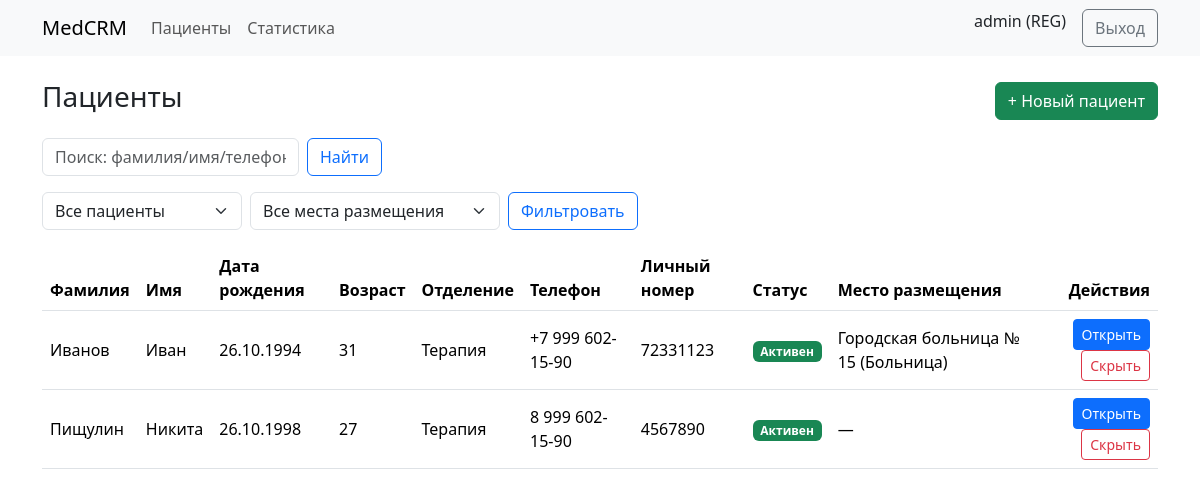
/patients/ (signed in), run on an earlier commit of the app's database.
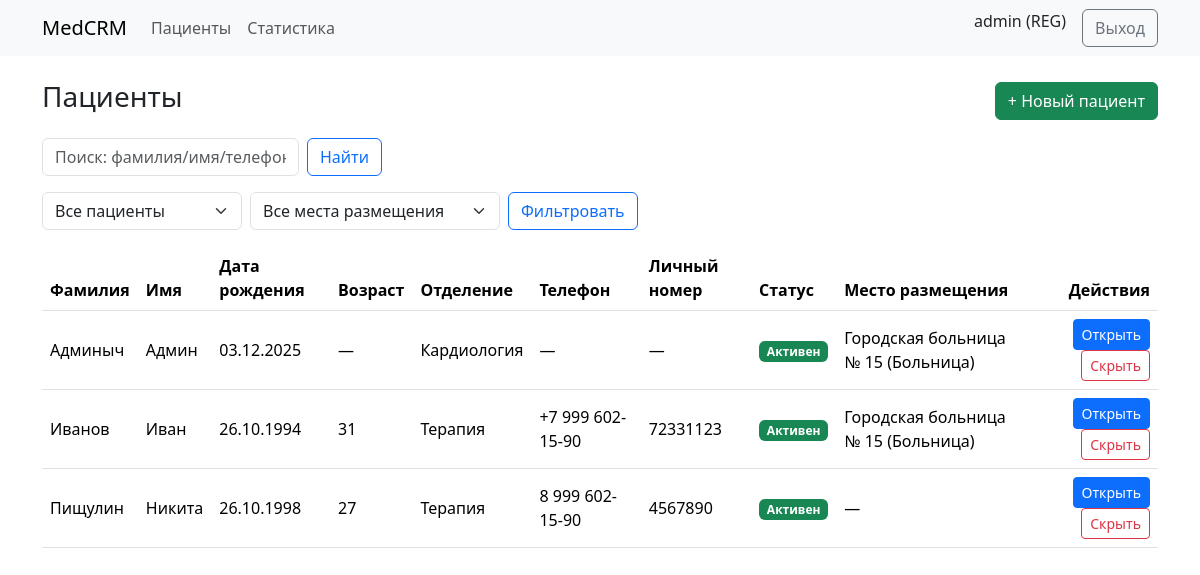
And on a later commit of the database.
### patients/models.py (models this page shows, shortened)
class Patient(models.Model):
    GENDER_CHOICES = [
        ("M", "Муж"),
        ("F", "Жен"),
    ]
    PATIENT_TYPE_CHOICES = [
        ("adult", "Взрослый"),
        ("child", "Ребёнок"),
        ("unknown", "Неопределён"),
    ]
    first_name = models.CharField("Имя", max_length=120)
    last_name = models.CharField("Фамилия", max_length=120)
    middle_name = models.CharField("Отчество", max_length=120, blank=True)
    birth_date = models.DateField("Дата рождения")
    gender = models.CharField("Пол", max_length=1, choices=GENDER_CHOICES)
    patient_type = models.CharField(
        "Тип пациента",
        max_length=10,
        choices = PATIENT_TYPE_CHOICES,
        default = "adult",
    )
    department = models.CharField(
        "Отделение",
        max_length=20,
        choices = DEPARTMENT_CHOICES,
        default = "therapy",
    )
    facility = models.ForeignKey(
        Facility,
        verbose_name="Место размещения",
        on_delete=models.SET_NULL,
        null=True,
        blank=True,
        related_name="patients",
    )
    phone = models.CharField("Телефон", max_length=20, blank=True)
    email = models.EmailField("Email", blank=True)
    document_id = models.CharField("Личный номер", max_length=64, blank=True)
    insurance_number = models.CharField("Полис", max_length=64, blank=True)
    address = models.CharField("Адрес", max_length=255, blank=True)
    emergency_contact = models.CharField("Контакт для связи", max_length=255, blank=True)
    is_active = models.BooleanField("Активен", default=True)
    created_at = models.DateTimeField("Создан", auto_now_add=True)
    @property
    def age(self):
        if not self.birth_date:
            return None
        today = date.today()
        return today.year - self.birth_date.year - (
            (today.month, today.day) < (self.birth_date.month, self.birth_date.day)
        )
    class Meta:
        ordering = ["last_name", "first_name", "birth_date"]
        verbose_name = "Пациент"
        verbose_name_plural = "Пациенты"

class Facility(models.Model):
    FACILITY_TYPES = [
        ("hospital", "Больница"),
        ("sanatorium", "Санаторий"),
        ("daycare", "Дневной стационар"),
    ]
    name = models.CharField("Название", max_length=255)
    type = models.CharField("Тип учреждения", max_length=20, choices=FACILITY_TYPES)
    address = models.CharField("Адрес", max_length=255, blank=True)
    def __str__(self):
        return f"{self.name} ({self.get_type_display()})"
    class Meta:
        verbose_name = "Место размещения"
        verbose_name_plural = "Места размещения"

### web/views.py (the view, shortened to what this page needs)
# urls.py: path("patients/", PatientList.as_view(), name="patients"),
class PatientList(RoleRequiredMixin, PatientFilterMixin, ListView):
    model = Patient
    template_name = "patients/list.html"
    paginate_by = 20
    allowed_roles = {"ADMIN", "REG", "DOC", "NUR"}
    context_object_name = "patients"
    def get_queryset(self):
        qs = super().get_queryset()
        qs = self.apply_filters(qs)
        user = self.request.user
        if user.role == "DOC":
            qs = qs.filter(department=user.department, is_active=True).distinct()
        q = (self.request.GET.get("q") or "").strip()
        facility = self.request.GET.get("facility")
        if facility:
            if facility == "none":
                qs = qs.filter(facility__isnull=True)
            else:
                qs = qs.filter(facility__id=facility)
        return qs
        p_type = self.request.GET.get("type")   # type = adult / child
        if p_type in ["adult", "child"]:
            qs = qs.filter(patient_type=p_type)
        return qs
    def get_context_data(self, **kwargs):
        ctx = super().get_context_data(**kwargs)
        ctx["facilities"] = Facility.objects.all()
        return ctx

### web/mixins.py (called while the page is built)
    def test_func(self):
        u = self.request.user
        return u.is_authenticated and (not self.allowed_roles or u.role in self.allowed_roles)

    def apply_filters(self, qs):
        status = self.request.GET.get("status", "active")
        if status == "active":
            qs = qs.filter(is_active=True)
        elif status == "deleted":
            qs = qs.filter(is_active=False)
        patient_type = self.request.GET.get("type")
        if patient_type == "adult":
            qs = qs.filter(patient_type="adult")
        elif patient_type == "child":
            qs = qs.filter(patient_type="child")
        return qs

### templates/patients/list.html (shortened to what this page needs)
{% extends "base.html" %}
{% block content %}
<div class="d-flex justify-content-between align-items-center mb-3">
    <h3>Пациенты</h3>
    {% if user.role in "ADMIN REG DOC" %}
    <a class="btn btn-success" href="{% url 'web:patient_create' %}">+ Новый пациент</a>
    {% endif %}
</div>
<form class="row g-2 mb-3">
    <div class="col-auto">
        <input name="q" class="form-control" placeholder="Поиск: фамилия/имя/телефон" value="{{ request.GET.q }}">
    </div>
    <div class="col-auto">
        <button class="btn btn-outline-primary">Найти</button>
    </div>
</form>
<form method="get" class="mb-3 d-flex gap-2">
    <select name="type" class="form-select" style="max-width: 200px;">
        <option value="" {% if not request.GET.type %}selected{% endif %}>Все пациенты</option>
    </select>
    <select name="facility" class="form-select" style="max-width: 250px;">
        <option value="" {% if not request.GET.facility %}selected{% endif %}>Все места размещения</option>
    </select>
    <button class="btn btn-outline-primary">Фильтровать</button>
</form>
<table class="table table-hover align-middle">
    <thead>
        <tr>
            <th>Фамилия</th>
            <th>Имя</th>
            <th>Дата рождения</th>
            <th>Возраст</th>
            <th>Отделение</th>
            <th>Телефон</th>
            <th>Личный номер</th>
            <th>Статус</th>
            <th>Место размещения</th>
            <th class="text-end">Действия</th>
        </tr>
    </thead>
    <tbody>
        {% for p in object_list %}
        <tr {% if not p.is_active %}class="table-secondary" {% endif %}>
            <td>{{ p.last_name }}</td>
            <td>{{ p.first_name }}</td>
            <td>{{ p.birth_date|date:"d.m.Y" }}</td>
            <td>{% if p.age %}{{ p.age }}{% else %}—{% endif %}</td>
            <td>{{ p.get_department_display }}</td>
            <td>{{ p.phone|default:"—" }}</td>
            <td>{{ p.document_id|default:"—" }}</td>
            <td>
                {% if p.is_active %}
                <span class="badge bg-success">Активен</span>
                {% else %}
                <span class="badge bg-secondary">Скрыт</span>
                {% endif %}
            </td>
            <td>{{ p.facility|default:"—" }}</td>
            <td class="text-end">
                <a class="btn btn-sm btn-primary" href="{% url 'web:patient_detail' p.id %}">Открыть</a>
                {% if user.role == "REG" %}
                {% if p.is_active %}
                <form method="post" action="{% url 'web:patient_delete' p.id %}" class="d-inline">
                    <button class="btn btn-sm btn-outline-danger"
                        onclick="return confirm('Скрыть пациента?')">Скрыть</button>
                </form>
                {% else %}
                <form method="post" action="{% url 'web:patient_restore' p.id %}" class="d-inline">
                    {% csrf_token %}
                    <button class="btn btn-sm btn-outline-success">Вернуть</button>
                </form>
                {% endif %}
                {% endif %}
            </td>
        </tr>
        {% empty %}
        <tr>
            <td colspan="10" class="text-muted text-center">Ничего не найдено</td>
        </tr>
        {% endfor %}
    </tbody>
</table>
{% endblock %}

What changed in the data, as far as the page shows it:
added Patient: last_name "Админыч", first_name "Админ", birth_date "03.12.2025", department "Кардиология", phone "—", document_id "—", is_active "Активен", facility "Городская больница № 15 (Больница)"
